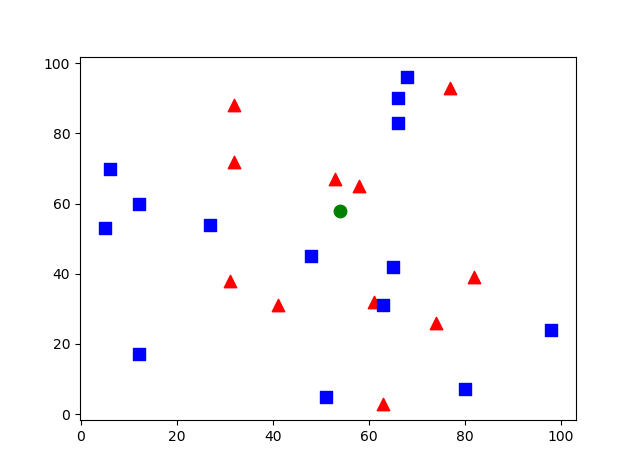

Python code for this plot:
import cv2 as cv
import numpy as np
import matplotlib.pyplot as plt
# Feature set containing (x,y) values of 25 known/training data
trainData = np.random.randint(0,100,(25,2)).astype(np.float32)
# Labels each one either Red or Blue with numbers 0 and 1
responses = np.random.randint(0,2,(25,1)).astype(np.float32)
# Take Red families and plot them
red = trainData[responses.ravel()==0]
plt.scatter(red[:,0],red[:,1],80,'r','^')
# Take Blue families and plot them
blue = trainData[responses.ravel()==1]
plt.scatter(blue[:,0],blue[:,1],80,'b','s')


newcomer = np.random.randint(0,100,(1,2)).astype(np.float32)
print(newcomer)
plt.scatter(newcomer[:,0],newcomer[:,1],80,'g','o')
knn = cv.ml.KNearest_create()
knn.train(trainData, cv.ml.ROW_SAMPLE, responses)
ret, results, neighbours ,dist = knn.findNearest(newcomer, 3)
print( "result:  {}\n".format(results) )
print( "neighbours:  {}\n".format(neighbours) )
print( "distance:  {}\n".format(dist) )
plt.show()

# 10 new comers
    newcomers = np.random.randint(0,100,(10,2)).astype(np.float32)
    for i in range(len(newcomers)):
        newcome=np.array(newcomers[i,:])
        newcomer=np.reshape(newcome,(-1,2))
        print(newcomer)
        plt.scatter(newcomer[:0],newcomer[:1],80,'g','o')
        knn = cv.ml.KNearest_create()
    #    knn.train(trainData, cv.ml.ROW_SAMPLE, responses)
        ret, results, neighbours ,dist = knn.findNearest(newcomer, 3)
        print( "result:  {}\n".format(results) )
        print( "neighbours:  {}\n".format(neighbours) )
        print( "distance:  {}\n".format(dist) )
        plt.show()
    # The results also will contain 10 labels.
